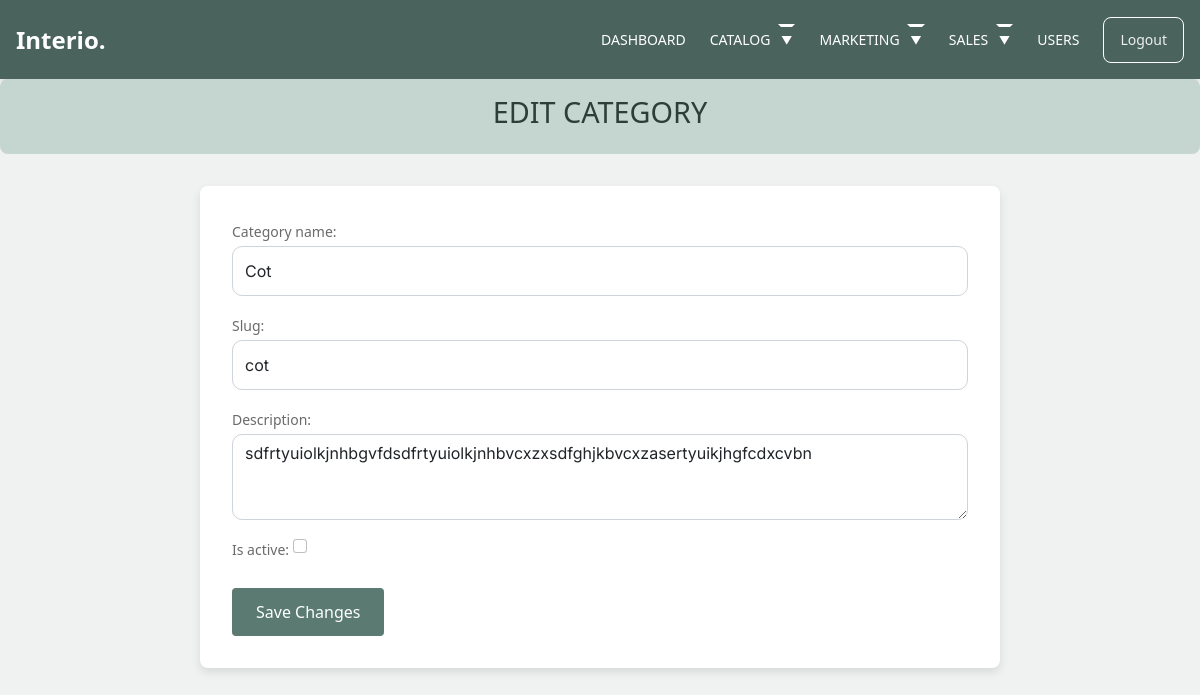
The app's page /adminn/editcategory/15/ (signed in) with its own data.
### category/models.py (models this page shows, shortened)
class Category(models.Model):
    category_name = models.CharField(max_length=50, unique=True)
    slug = models.SlugField(max_length=100, unique=True)
    description = models.TextField(max_length=255, blank=True)
    is_active = models.BooleanField(default=True)
    is_deleted = models.BooleanField(default=False)
    deleted_at = models.DateTimeField(null=True, blank=True)
    class Meta:
        verbose_name = 'category'
        verbose_name_plural = 'categories'
        indexes = [
            models.Index(fields=['is_deleted']),
        ]

### adminn/views.py (the view)
    def _wrapped_view(request, *args, **kwargs):
        if request.user.is_authenticated and request.user.is_superadmin:
            return view_func(request, *args, **kwargs)
        else:
            return redirect('login')

### adminn/views.py (called while the page is built)
def superuser_required(view_func):
    def _wrapped_view(request, *args, **kwargs):
        if request.user.is_authenticated and request.user.is_superadmin:
            return view_func(request, *args, **kwargs)
        else:
            return redirect('login')
    return _wrapped_view

@csrf_protect
@superuser_required
def editcategory(request, category_id):
    category = get_object_or_404(Category, id=category_id, is_deleted=False)
    if request.method == 'POST':
        form = CategoryForm(request.POST, request.FILES, instance=category)
        if form.is_valid():
            form.save()
            return redirect('adminn:categorylist')
    else:
        form = CategoryForm(instance=category)
    return render(request, 'adminn/editcategory.html', {'form': form})

### carts/context_processors.py (called while the page is built, shortened)
def counter(request):
    cart_count = 0
    if 'admin' in request.path:
        return {}
    return dict(cart_count=cart_count)

### category/context_processors.py (called while the page is built)
def menu_links(request):
    links = Category.objects.all()
    return dict(links=links)

### templates/adminn/editcategory.html (shortened to what this page needs)
{% extends 'adminn/adminbase.html' %}
{% load static %}
{% block content %}
    <div class="header">
        <h1>EDIT CATEGORY</h1>
    </div>
    <div class="container">
        <div class="product-form">
            <form action="" method="POST" enctype="multipart/form-data">
                {{ form.as_p }}
                <div class="form-actions">
                    <button type="submit" class="btn btn-success">Save Changes</button>
                </div>
            </form>
        </div>
    </div>
{% endblock %}

### static/css/style.css (style rules this page uses)
body { overflow-x: hidden; position: relative; }
body { font-family: "Inter", sans-serif; font-weight: 400; line-height: 28px; color: #6a6a6a; font-size: 14px; background-color: #eff2f1; }
.btn { font-weight: 600; padding: 12px 30px; border-radius: 30px; color: #ffffff; background: #2f2f2f; border-color: #2f2f2f; }
.form-control { height: 50px; border-radius: 10px; font-family: "Inter", sans-serif; }
textarea { height: auto !important; }

### templates/adminn/adminheader.html (style rules this page uses)
* { margin: 0; padding: 0; box-sizing: border-box; font-family: system-ui, -apple-system, BlinkMacSystemFont, 'Segoe UI', sans-serif; }

### templates/adminn/editcategory.html (style rules this page uses)
* { margin: 0; padding: 0; box-sizing: border-box; font-family: system-ui, -apple-system, sans-serif; }
.container { max-width: 800px; margin: 2rem auto; padding: 2rem; background: white; border-radius: 8px; box-shadow: 0 4px 8px rgba(0, 0, 0, 0.1); }
.header { background-color: #C5D5D0; padding: 1rem; border-radius: 0.5rem; text-align: center; margin-bottom: 1.5rem; }
.header h1 { color: #2C3E38; font-size: 1.8rem; }
.form-actions { display: flex; justify-content: space-between; margin-top: 1.5rem; }
.btn { padding: 0.75rem 1.5rem; border: none; border-radius: 4px; cursor: pointer; font-weight: 500; font-size: 1rem; }
.btn-success { background-color: #5A7A72; color: white; }

### records on screen
Category: category_name "Cot", slug "cot", description "sdfrtyuiolkjnhbgvfdsdfrtyuiolkjnhbvcxzxsdfghjkbvcxzasertyuikjhgfcdxcvbn"
